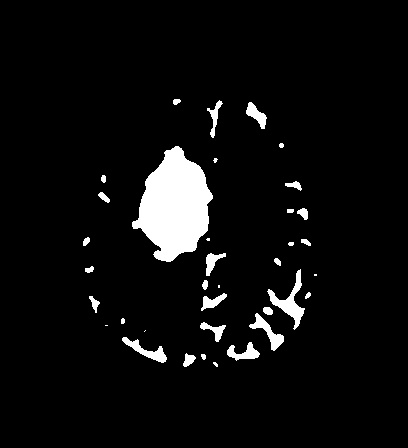
#> input picture img/test22.jpg, 408 x 448 px
$ python water.py
#> lines starting #> are read from the running program, lines starting #| are printed output that depends on the picture; after the words box and inside, x2 and y2 are one past the last pixel; in counts of white or black regions, pixels touching at a corner belong together
import numpy as np
import cv2
from matplotlib import pyplot as plt

img = cv2.imread('img/test22.jpg',0)
#> img is the input picture: shape (448, 408); min 0, max 255, mean 13.4
img1=cv2.imread('img/test22.jpg')

ret, thresh = cv2.threshold(img,0,255,cv2.THRESH_BINARY_INV+cv2.THRESH_OTSU)
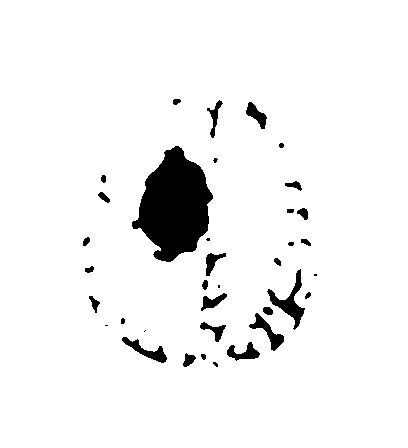
#> thresh: shape (448, 408); 94.7% white; 36 black regions (7 under 20 px), largest, box (x1, y1, x2, y2) and area: (132, 146, 213, 262) 5834, (267, 269, 305, 330) 648, (249, 313, 284, 351) 396
#> ret = 7


kernel = np.ones((3,3),np.uint8)
opening = cv2.morphologyEx(thresh,cv2.MORPH_OPEN,kernel, iterations = 2)
#> opening: shape (448, 408); 94.7% white; 32 black regions (7 under 20 px), largest, box (x1, y1, x2, y2) and area: (132, 146, 213, 262) 5864, (249, 269, 305, 351) 1142, (122, 337, 167, 363) 384

sure_bg = cv2.dilate(opening,kernel,iterations=3)
#> sure_bg: shape (448, 408); 97.3% white; 18 black regions (13 under 20 px), largest, box (x1, y1, x2, y2) and area: (136, 151, 209, 258) 4700, (281, 301, 300, 317) 96, (273, 337, 280, 345) 33, (151, 354, 163, 359) 26, (209, 258, 213, 267) 20

dist_transform = cv2.distanceTransform(opening,cv2.DIST_L2,5)
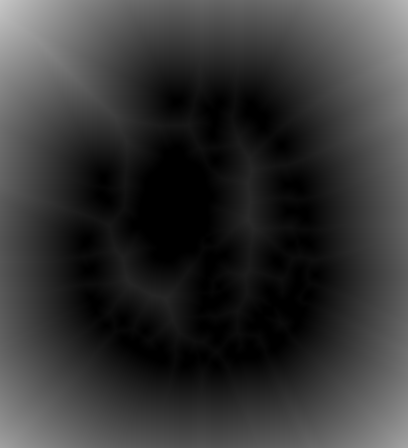
#> dist_transform: shape (448, 408) float32; min 0, max 198.2, mean 53.5
ret, sure_fg = cv2.threshold(dist_transform,0.7*dist_transform.max(),255,0)
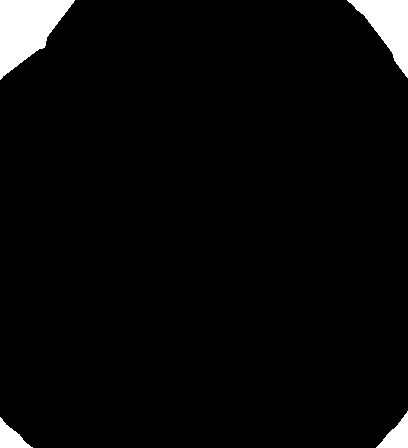
#> sure_fg: shape (448, 408) float32; 3.7% white; 4 white regions, box (x1, y1, x2, y2) and area: (0, 0, 75, 80) 3424, (347, 0, 408, 78) 2183, (376, 411, 408, 448) 582, (0, 417, 33, 448) 501
#> ret = 138.7

sure_fg = np.uint8(sure_fg)
unknown = cv2.subtract(sure_bg,sure_fg)
#> unknown: shape (448, 408); 93.6% white; 22 black regions (13 under 20 px), largest, box (x1, y1, x2, y2) and area: (136, 151, 209, 258) 4700, (0, 0, 75, 80) 3424, (347, 0, 408, 78) 2183

ret,markers = cv2.connectedComponents(sure_fg)
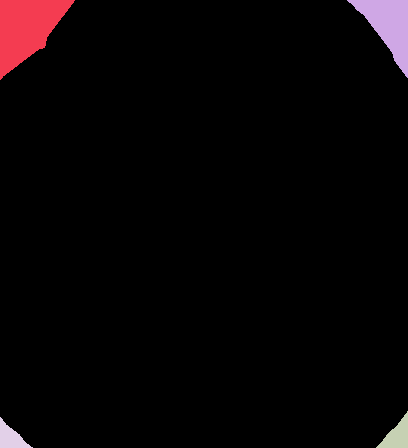
#> markers: shape (448, 408) int32; 5 distinct labels, from 0 to 4; one colour per label, 0 black
#> ret = 5

markers = markers+1
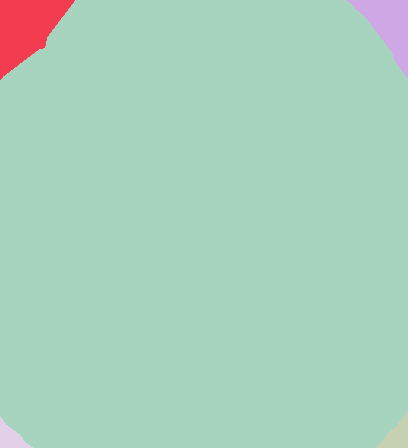
#> markers: shape (448, 408) int32; 5 distinct labels, from 1 to 5; one colour per label, 0 black

markers[unknown==255] = 0
#> markers: shape (448, 408) int32; 6 distinct labels, from 0 to 5

markers = cv2.watershed(img1,markers)
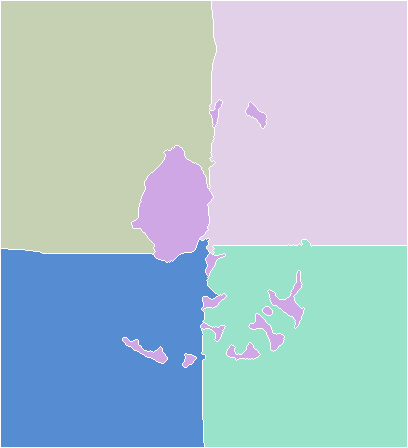
#> markers: shape (448, 408) int32; 6 distinct labels, from -1 to 5; one colour per label, 0 black, -1 white
img1[markers == -1] = [255,0,0]
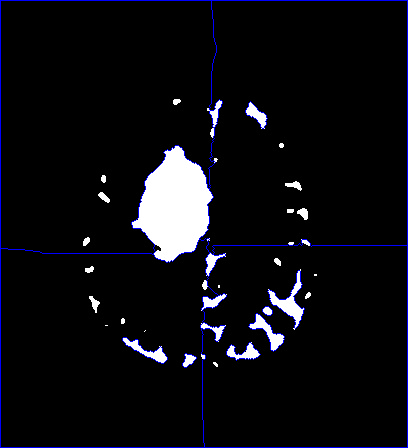
#> img1: shape (448, 408, 3); 1.94% of pixels changed, all inside (x1, y1, x2, y2) = (0, 0, 408, 448)

#markers.show()
cv2.imwrite('img/water11.jpg', img1)

$ run again, with img/test01.jpg copied over img/test22.jpg
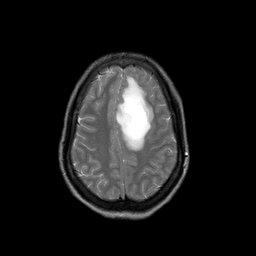
#> input picture img/test01.jpg, 256 x 256 px
#> img is the input picture: shape (256, 256); min 0, max 255, mean 25.9
#> `ret, thresh = cv2.threshold(img,0,255,cv2.THRESH_BINARY_INV+cv2.THRESH..`:
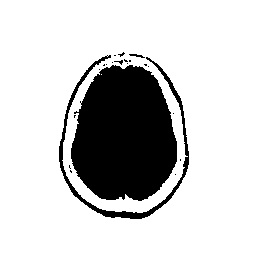
#> thresh: shape (256, 256); 80.3% white; 21 black regions (18 under 20 px), largest, box (x1, y1, x2, y2) and area: (71, 65, 177, 201) 11235, (59, 55, 189, 219) 1583, (129, 54, 145, 58) 31
#> `ret, thresh = cv2.threshold(img,0,255,cv2.THRESH_BINARY_INV+cv2.THRESH..`: ret = 61
#> opening: shape (256, 256); 79.7% white; 2 black regions (1 under 20 px), largest, box (x1, y1, x2, y2) and area: (59, 52, 189, 219) 13302
#> sure_bg: shape (256, 256); 84.7% white; 3 black regions (2 under 20 px), largest, box (x1, y1, x2, y2) and area: (72, 63, 174, 197) 10030
#> `ret, sure_fg = cv2.threshold(dist_transform,0.7*dist_transform.max(),2..`: ret = 80.89
#> unknown: shape (256, 256); 79.9% white; 7 black regions (2 under 20 px), largest, box (x1, y1, x2, y2) and area: (72, 63, 174, 197) 10030, (207, 0, 256, 67) 1384, (0, 0, 42, 54) 1015, (229, 217, 256, 256) 508, (0, 232, 19, 256) 230
#> `ret,markers = cv2.connectedComponents(sure_fg)`: ret = 5
#> `img1[markers == -1] = [255,0,0]`:
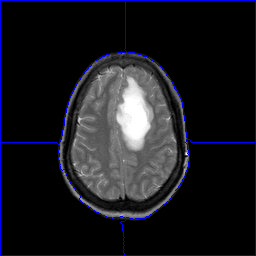
#> img1: shape (256, 256, 3); 2.54% of pixels changed, all inside (x1, y1, x2, y2) = (0, 0, 256, 256)

$ run again, with img/test02.jpg copied over img/test22.jpg
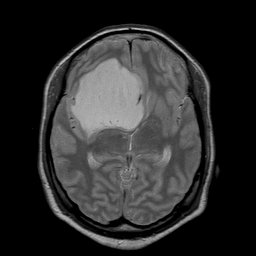
#> input picture img/test02.jpg, 256 x 256 px
#> img is the input picture: shape (256, 256); min 0, max 207, mean 44
#> `ret, thresh = cv2.threshold(img,0,255,cv2.THRESH_BINARY_INV+cv2.THRESH..`:
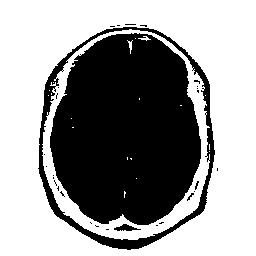
#> thresh: shape (256, 256); 60% white; 29 black regions (26 under 20 px), largest, box (x1, y1, x2, y2) and area: (50, 33, 201, 225) 22589, (38, 27, 215, 250) 3364, (114, 224, 141, 231) 102
#> `ret, thresh = cv2.threshold(img,0,255,cv2.THRESH_BINARY_INV+cv2.THRESH..`: ret = 54
#> opening: shape (256, 256); 58.1% white; 4 black regions (3 under 20 px), largest, box (x1, y1, x2, y2) and area: (38, 24, 215, 250) 27483
#> sure_bg: shape (256, 256); 66.2% white; 10 black regions (6 under 20 px), largest, box (x1, y1, x2, y2) and area: (53, 27, 198, 227) 21857, (47, 76, 56, 103) 104, (103, 240, 146, 246) 100, (200, 78, 207, 97) 59
#> `ret, sure_fg = cv2.threshold(dist_transform,0.7*dist_transform.max(),2..`: ret = 59.36
#> unknown: shape (256, 256); 63.7% white; 14 black regions (6 under 20 px), largest, box (x1, y1, x2, y2) and area: (53, 27, 198, 227) 21857, (0, 0, 39, 41) 734, (218, 0, 256, 42) 734
#> `ret,markers = cv2.connectedComponents(sure_fg)`: ret = 5
#> `img1[markers == -1] = [255,0,0]`:
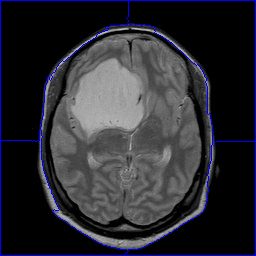
#> img1: shape (256, 256, 3); 2.67% of pixels changed, all inside (x1, y1, x2, y2) = (0, 0, 256, 256)
